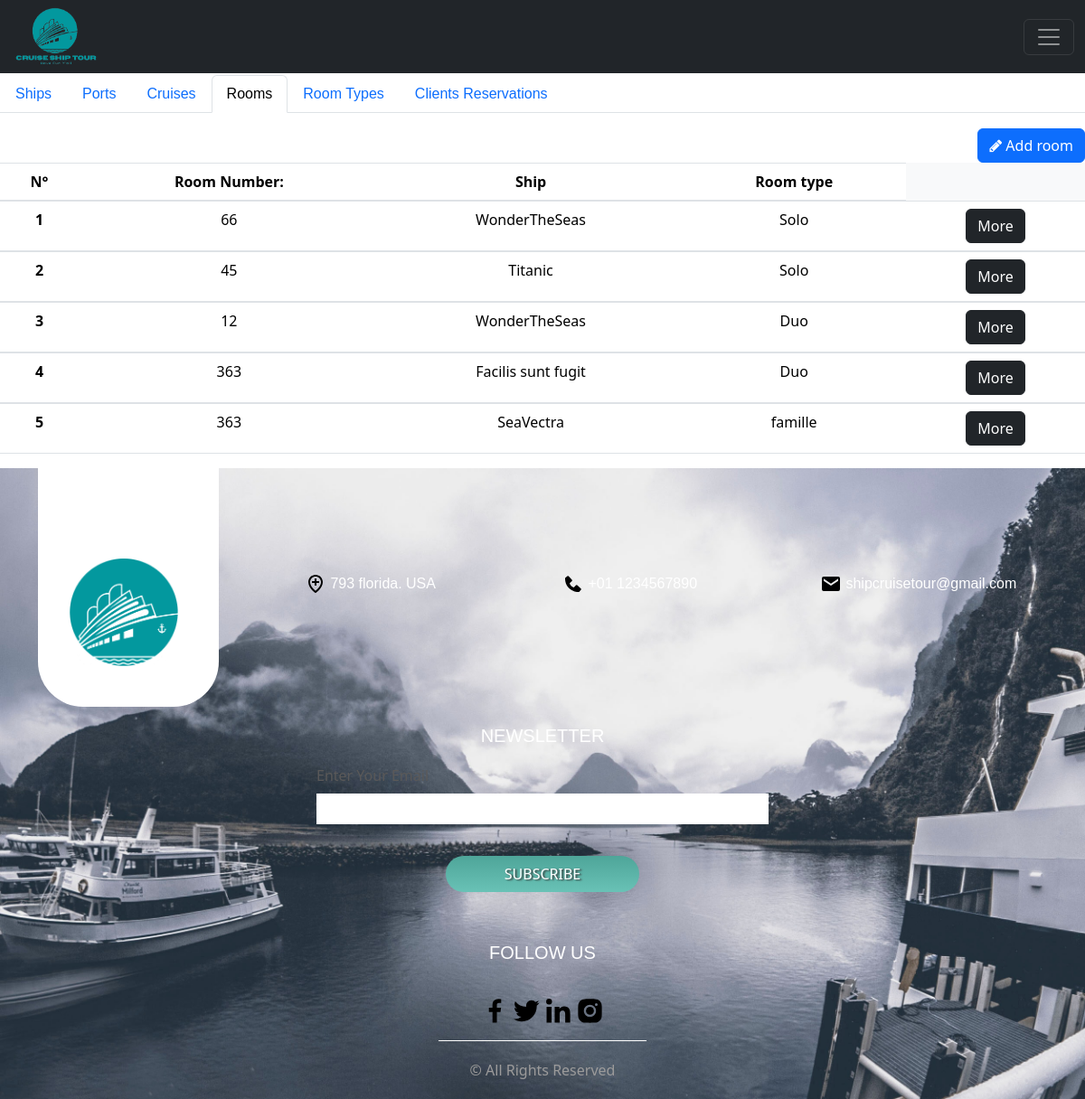
The page /rooms (signed in) on the database its author committed.
### tables this page shows
CREATE TABLE `rooms` (
  `id` int(3) NOT NULL,
  `room_number` int(3) NOT NULL,
  `id_ship` int(2) NOT NULL,
  `id_type` int(1) NOT NULL
);

CREATE TABLE `ships` (
  `id` int(2) NOT NULL,
  `nom` varchar(20) NOT NULL,
  `nombre_chambres` int(2) NOT NULL,
  `nombre_places` int(2) NOT NULL,
  `image` varchar(255) NOT NULL
);

CREATE TABLE `roomtypes` (
  `id` int(2) NOT NULL,
  `prix` int(10) NOT NULL,
  `capacite` int(2) NOT NULL,
  `type` varchar(20) NOT NULL
);

### app/controllers/Rooms.php (called while the page is built, shortened)
<?php
  class Rooms extends Controller{
  protected $roomModel;
    public function __construct(){
      $this->roomModel = $this->model('Room');
    }
    public function index(){
      $rooms = $this->roomModel->getRooms();
      $data = [
        'rooms' => $rooms
      ];
      $this->view('rooms/index', $data);
    }
  }

### app/libraries/Core.php (called while the page is built, shortened)
<?php
  class Core {
    protected $currentMethod = 'index';
    public function __construct(){
      $url = $this->getUrl();
            if(file_exists('../app/controllers/'.ucwords($url[0]).'.php')){
        unset($url[0]);
      }
      $this->currentController = new $this->currentController;
      $this->params = $url ? array_values($url) : [];
      call_user_func_array([$this->currentController, $this->currentMethod], $this->params);
    }
    public function getUrl(){
        if(isset($_GET['url'])){
          $url = rtrim($_GET['url'], '/');
          $url = filter_var($url, FILTER_SANITIZE_URL);
          $url = explode('/', $url);
          return $url;
        }
    }
  }

### public/index.php (called while the page is built, shortened)
<?php
  $init = new Core;

### app/libraries/Database.php (called while the page is built, shortened)
<?php
class Database {
	private $host = DB_HOST;
	private $user = DB_USER;
	private $pass = DB_PASS;
	private $dbname = DB_NAME;
	private $dbh;
	private $stmt;
	public function __construct() {
		$dsn = 'mysql:host=' . $this->host . ';dbname=' . $this->dbname;
		$options = array (
			PDO::ATTR_PERSISTENT => true,
			PDO::ATTR_ERRMODE => PDO::ERRMODE_EXCEPTION
		);
		try {
			$this->dbh = new PDO ($dsn, $this->user, $this->pass, $options);
		}
		catch ( PDOException $e ) {
			$this->error = $e->getMessage();
		}
	}
	public function query($query) {
		 $this->stmt = $this->dbh->prepare($query);
	}
	public function execute(){
		return $this->stmt->execute();
	}
	public function resultset(){
		$this->execute();
		return $this->stmt->fetchAll(PDO::FETCH_OBJ);
	}
}

### app/models/Room.php (called while the page is built, shortened)
<?php
  class Room {
    private $db;
    public function __construct(){
      $this->db = new Database;
    }
    public function getRooms(){
      $this->db->query("SELECT rooms.*,
                        ships.nom as shipnom,
                        roomtypes.type as roomtype
                        FROM rooms
                        INNER JOIN ships
                        ON rooms.id_ship=ships.id
                        INNER JOIN roomtypes
                        ON rooms.id_type=roomtypes.id");
      $results = $this->db->resultset();
      return $results;
    }
  }

### app/views/rooms/index.php (the view, shortened to what this page needs)
<?php require APPROOT . '/views/inc/header.php'; ?>
 <nav>
  <div class="nav nav-tabs" id="nav-tab" role="tablist">
    <a  class="nav-link " href="<?= URLROOT; ?>/ships" >Ships</a>
    <a class="nav-link " href="<?= URLROOT; ?>/ports">Ports</a>
    <a class="nav-link" href="<?= URLROOT; ?>/cruises">Cruises</a>
    <a class="nav-link active" href="<?= URLROOT; ?>/rooms">Rooms</a>
    <a class="nav-link " href="<?= URLROOT; ?>/roomtypes">Room Types</a>
    <a class="nav-link " href="<?= URLROOT; ?>/clientsreservations">Clients Reservations</a>
  </div>
</nav>
<div class="tab-content" id="nav-tabContent">
  <div class="tab-pane fade show active" id="nav-contact" role="tabpanel" aria-labelledby="nav-contact-tab" tabindex="0"><table class="table bg-light ">
  <div class="tab-pane fade " id="nav-profile" role="tabpanel" aria-labelledby="nav-profile-tab" tabindex="0">  <table class="table bg-light ">
  <div class="col-md-6 ">
    </div>
  <div class="col-ml-6">
      <a class="btn btn-primary pull-right" href="<?php echo URLROOT; ?>/rooms/add"><i class="fa fa-pencil" aria-hidden="true"></i> Add room</a>
    </div>
  <thead class="text-center">
    <tr>
      <th scope="col">N°</th>
      <th scope="col">Room Number:</th>
      <th scope="col">Ship</th>
      <th scope="col">Room type</th>
    </tr>
  </thead>
  <?php foreach($data['rooms'] as $room) : ?>
  <tbody class="text-center">
    <tr>
      <th scope="row" class="counterCell"></th>
      <td><?php echo $room->room_number; ?></td>
      <td><?php echo $room->shipnom; ?></td>
      <td><?php echo $room->roomtype; ?></td>
      <td>  <a class="btn btn-dark" href="<?php echo URLROOT; ?>/rooms/show/<?php echo $room->id; ?>">More</a>
</td>
   </tr>
  </tbody>
  <?php endforeach; ?>
</table></div>
</div>
<?php require APPROOT . '/views/inc/footer.php'; ?>

### public/css/style.css (style rules this page uses)
body { overflow-x: hidden; }
body:not(.light) { background: #ffffff; color: rgb(0, 0, 0); }
.show { color: #000000 !important; }
table { counter-reset: tableCount; }
.counterCell:before { content: counter(tableCount); counter-increment: tableCount; }
a { text-decoration: none !important; color: #d8e8f5; font-family: Arial, Helvetica, sans-serif; }

### rows shown on the page
rooms: room_number "66", id_ship.nom "WonderTheSeas", roomtypes.type "Solo"
rooms: room_number "45", id_ship.nom "Titanic", roomtypes.type "Solo"
rooms: room_number "12", id_ship.nom "WonderTheSeas", roomtypes.type "Duo"
rooms: room_number "363", id_ship.nom "Facilis sunt fugit", roomtypes.type "Duo"
rooms: room_number "363", id_ship.nom "SeaVectra", roomtypes.type "famille"
